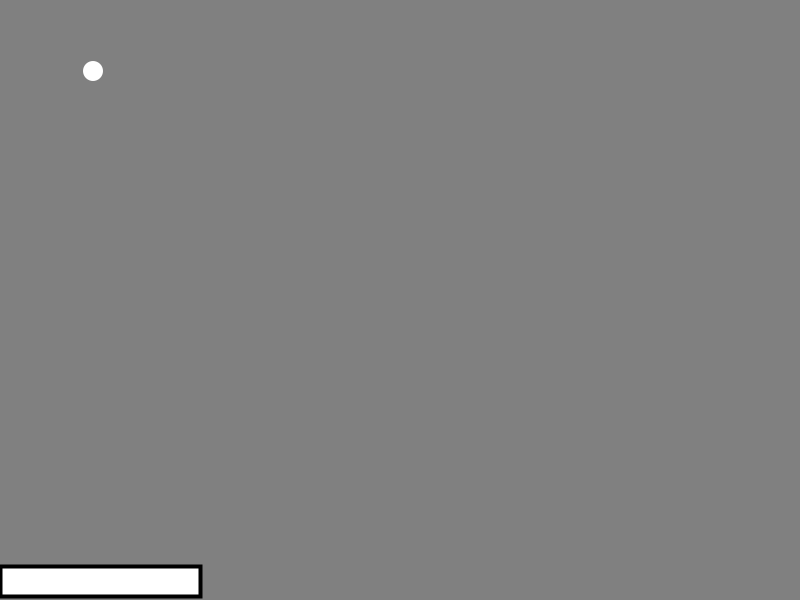
Frame 1 (no input)
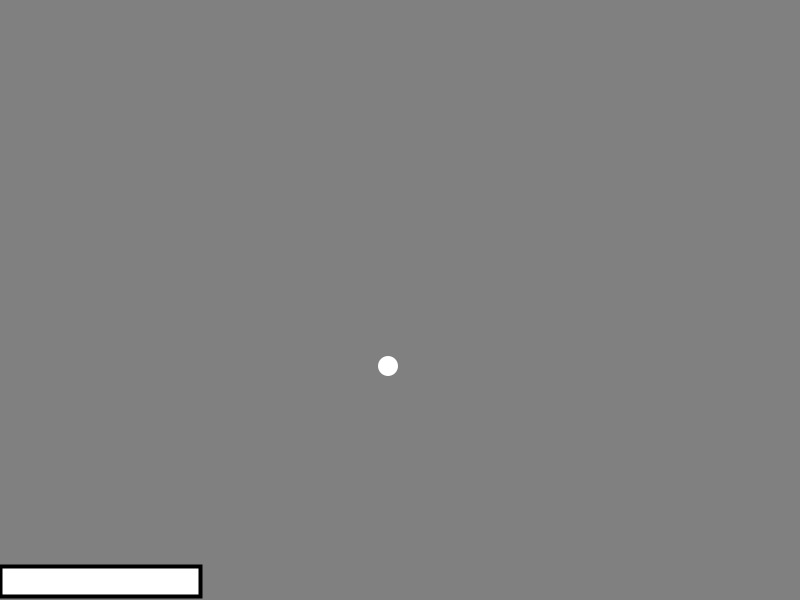
Frame 60 (the mouse pressed at the canvas centre just before this capture)
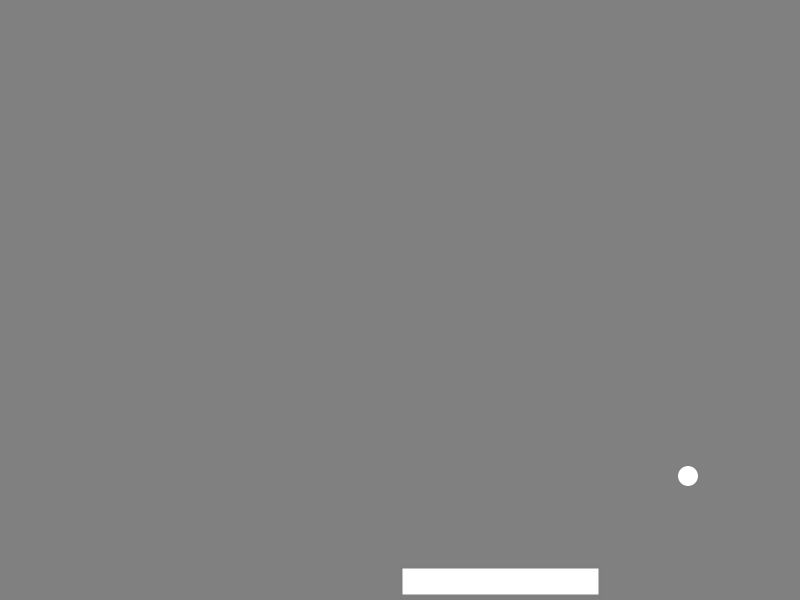
Frame 120 (the mouse held since frame 60 and released just before this capture)

The Processing sketch that drew these frames (run headless with seeded random() and noise(); from frame 60 on, the mouse is pressed at the canvas centre):

// Processing sketch: processing_172701
// ── processing_172701.pde

int ballX; //ball at x units
int ballY; //ball at y units
int ballSpeedX = 5; //initial speed of ball horizontally 
int ballSpeedY = 5; //initial speed of ball vertically 
int paddleHeight = 30; //paddle height
int paddleColor; //paddle color

void setup() {
  size(800, 600); //canvas size
  noCursor(); //cursor not visible on screen
  ballX = width/9; //ball appearance x units
  ballY = height/9; //ball appearance y units
}

void draw() {
  background(128); //keeps background on single grey color 
  moveBall(); //ball moves
  checkCollide(); //collision check
  drawPaddle(); //paddle appears
  drawBall(); //ball appears
}

void moveBall() {
  ballX = ballX + ballSpeedX; //x unit of ball when ball moves at 5 
  ballY = ballY + ballSpeedY; //y unit of ball when ball moves at 5
  println("ballSpeedX: " + ballSpeedX + ", ballSpeedY: " + ballSpeedY); //prints 5 , 5
}

void checkCollide() {
  if (ballX < 0 || ballX > width) { //when ball collides on the walls
    ballSpeedX = ballSpeedX * -1; //ball speed changes from negative or positive
    ellipse(mouseX,mouseY,30,30);
    fill(250);
  }
  if (ballY < 0) { //top
    ballSpeedY = ballSpeedY * -1; //then speed * -1
    ellipse(mouseX,mouseY,30,30);
    fill(250);
  }
  if (ballY > height-paddleHeight) { //past goal line
    if (ballX > mouseX && ballX < mouseX + 200) { //within paddle
      ballSpeedY = ballSpeedY * -1; //ball speed y units is * -1
      ellipse(mouseX,mouseY,40,40);
    fill(255);
    } else { //if it does miss paddle
      text("GAME OVER!", width/2, height/2); //game over is printed 
      noLoop();
    }
  }
}

void drawBall() { 
  noStroke(); 
  ellipse(ballX, ballY, 20, 20); //draws ball
}

void drawPaddle() {
  stroke(paddleColor); //color of outline
  strokeWeight(4); //outline thickness color
  rect(mouseX, height-paddleHeight-4, 200, paddleHeight); //draws rectangle 
}

void mousePressed() {
  paddleColor = int((map(mouseX, 0, width, 0, 255))); //paddle color changes from white to black
}

void keyPressed() {
  if (key == 'b' || key == 'B') { //when B or b is pressed
    fill(0); //color is black
  }
  if (key == 'w' || key == 'W') { //when w or W pressed
    fill(255); //color is white
  }
if(key == 'g' || key == 'G') { //when g or G pressed
fill(160); //color is grey
}
}
